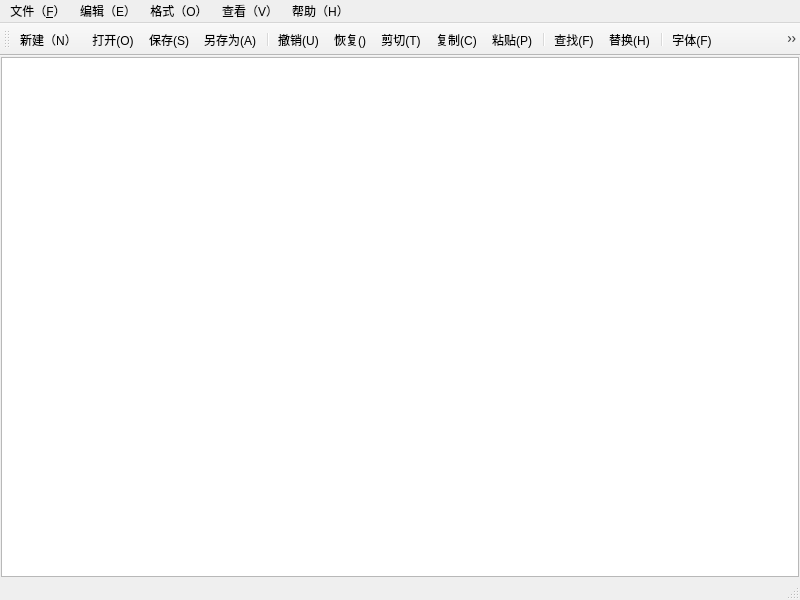
<?xml version="1.0" encoding="UTF-8"?>
<ui version="4.0">
 <class>MainWindow</class>
 <widget class="QMainWindow" name="MainWindow">
  <property name="geometry">
   <rect>
    <x>0</x>
    <y>0</y>
    <width>800</width>
    <height>600</height>
   </rect>
  </property>
  <property name="windowTitle">
   <string>MainWindow</string>
  </property>
  <widget class="QWidget" name="centralwidget">
   <layout class="QVBoxLayout" name="verticalLayout">
    <property name="spacing">
     <number>0</number>
    </property>
    <property name="leftMargin">
     <number>1</number>
    </property>
    <property name="topMargin">
     <number>1</number>
    </property>
    <property name="rightMargin">
     <number>1</number>
    </property>
    <property name="bottomMargin">
     <number>1</number>
    </property>
    <item>
     <widget class="CodeEditor" name="textEdit"/>
    </item>
   </layout>
  </widget>
  <widget class="QMenuBar" name="menubar">
   <property name="geometry">
    <rect>
     <x>0</x>
     <y>0</y>
     <width>800</width>
     <height>21</height>
    </rect>
   </property>
   <widget class="QMenu" name="menu">
    <property name="title">
     <string>文件（&amp;F）</string>
    </property>
    <addaction name="actionNew"/>
    <addaction name="actionOpen"/>
    <addaction name="actionSave"/>
    <addaction name="actionSaveAs"/>
    <addaction name="separator"/>
    <addaction name="actionExit"/>
   </widget>
   <widget class="QMenu" name="menu_E">
    <property name="title">
     <string>编辑（E）</string>
    </property>
    <addaction name="actionUndo"/>
    <addaction name="actionRedo"/>
    <addaction name="actionCut"/>
    <addaction name="actionCopy"/>
    <addaction name="actionPaste"/>
    <addaction name="separator"/>
    <addaction name="actionFind"/>
    <addaction name="actionReplace"/>
    <addaction name="separator"/>
    <addaction name="actionSelectAll"/>
   </widget>
   <widget class="QMenu" name="menu_O">
    <property name="title">
     <string>格式（O）</string>
    </property>
    <addaction name="actionLineWrap"/>
    <addaction name="actionLineNumbers"/>
    <addaction name="actionFont"/>
    <addaction name="actionTextColor"/>
    <addaction name="separator"/>
    <addaction name="actionTextBackgroundColor"/>
    <addaction name="actionBackgroundColor"/>
   </widget>
   <widget class="QMenu" name="menu_V">
    <property name="title">
     <string>查看（V）</string>
    </property>
    <addaction name="actionToolbar"/>
    <addaction name="actionStatusBar"/>
   </widget>
   <widget class="QMenu" name="menu_H">
    <property name="title">
     <string>帮助（H）</string>
    </property>
    <addaction name="actionAbout"/>
   </widget>
   <addaction name="menu"/>
   <addaction name="menu_E"/>
   <addaction name="menu_O"/>
   <addaction name="menu_V"/>
   <addaction name="menu_H"/>
  </widget>
  <widget class="QStatusBar" name="statusbar"/>
  <widget class="QToolBar" name="toolBar">
   <property name="windowTitle">
    <string>toolBar</string>
   </property>
   <attribute name="toolBarArea">
    <enum>TopToolBarArea</enum>
   </attribute>
   <attribute name="toolBarBreak">
    <bool>false</bool>
   </attribute>
   <addaction name="actionNew"/>
   <addaction name="actionOpen"/>
   <addaction name="actionSave"/>
   <addaction name="actionSaveAs"/>
   <addaction name="separator"/>
   <addaction name="actionUndo"/>
   <addaction name="actionRedo"/>
   <addaction name="actionCut"/>
   <addaction name="actionCopy"/>
   <addaction name="actionPaste"/>
   <addaction name="separator"/>
   <addaction name="actionFind"/>
   <addaction name="actionReplace"/>
   <addaction name="separator"/>
   <addaction name="actionFont"/>
   <addaction name="actionLineNumbers"/>
   <addaction name="actionLineWrap"/>
   <addaction name="separator"/>
   <addaction name="actionToolbar"/>
   <addaction name="actionStatusBar"/>
  </widget>
  <action name="actionNew">
   <property name="icon">
    <iconset resource="notepad.qrc">
     <normaloff>:/ruanjian/qtapp/MyNotepad/img/new.png</normaloff>:/ruanjian/qtapp/MyNotepad/img/new.png</iconset>
   </property>
   <property name="text">
    <string>新建（&amp;N）</string>
   </property>
   <property name="toolTip">
    <string>新建</string>
   </property>
   <property name="shortcut">
    <string>Ctrl+N</string>
   </property>
   <property name="menuRole">
    <enum>QAction::MenuRole::NoRole</enum>
   </property>
  </action>
  <action name="actionOpen">
   <property name="icon">
    <iconset resource="notepad.qrc">
     <normaloff>:/ruanjian/qtapp/MyNotepad/img/OpenFile.png</normaloff>:/ruanjian/qtapp/MyNotepad/img/OpenFile.png</iconset>
   </property>
   <property name="text">
    <string>打开(&amp;O)</string>
   </property>
   <property name="toolTip">
    <string>打开</string>
   </property>
   <property name="shortcut">
    <string>Ctrl+O</string>
   </property>
   <property name="menuRole">
    <enum>QAction::MenuRole::NoRole</enum>
   </property>
  </action>
  <action name="actionSave">
   <property name="icon">
    <iconset resource="notepad.qrc">
     <normaloff>:/ruanjian/qtapp/MyNotepad/img/save.png</normaloff>:/ruanjian/qtapp/MyNotepad/img/save.png</iconset>
   </property>
   <property name="text">
    <string>保存(&amp;S)</string>
   </property>
   <property name="toolTip">
    <string>保存</string>
   </property>
   <property name="menuRole">
    <enum>QAction::MenuRole::NoRole</enum>
   </property>
  </action>
  <action name="actionSaveAs">
   <property name="icon">
    <iconset resource="notepad.qrc">
     <normaloff>:/ruanjian/qtapp/MyNotepad/img/save-as.png</normaloff>:/ruanjian/qtapp/MyNotepad/img/save-as.png</iconset>
   </property>
   <property name="text">
    <string>另存为(&amp;A)</string>
   </property>
   <property name="toolTip">
    <string>另存为</string>
   </property>
   <property name="menuRole">
    <enum>QAction::MenuRole::NoRole</enum>
   </property>
  </action>
  <action name="actionExit">
   <property name="icon">
    <iconset resource="notepad.qrc">
     <normaloff>:/ruanjian/qtapp/MyNotepad/img/exit.png</normaloff>:/ruanjian/qtapp/MyNotepad/img/exit.png</iconset>
   </property>
   <property name="text">
    <string>退出(&amp;X)</string>
   </property>
   <property name="toolTip">
    <string>退出</string>
   </property>
   <property name="menuRole">
    <enum>QAction::MenuRole::NoRole</enum>
   </property>
  </action>
  <action name="actionUndo">
   <property name="icon">
    <iconset resource="notepad.qrc">
     <normaloff>:/ruanjian/qtapp/MyNotepad/img/undo.png</normaloff>:/ruanjian/qtapp/MyNotepad/img/undo.png</iconset>
   </property>
   <property name="text">
    <string>撤销(&amp;U)</string>
   </property>
   <property name="toolTip">
    <string>撤销</string>
   </property>
   <property name="shortcut">
    <string>Ctrl+Z</string>
   </property>
   <property name="menuRole">
    <enum>QAction::MenuRole::NoRole</enum>
   </property>
  </action>
  <action name="actionCut">
   <property name="icon">
    <iconset resource="notepad.qrc">
     <normaloff>:/ruanjian/qtapp/MyNotepad/img/cut.png</normaloff>:/ruanjian/qtapp/MyNotepad/img/cut.png</iconset>
   </property>
   <property name="text">
    <string>剪切(&amp;T)</string>
   </property>
   <property name="toolTip">
    <string>剪切</string>
   </property>
   <property name="shortcut">
    <string>Ctrl+X</string>
   </property>
   <property name="menuRole">
    <enum>QAction::MenuRole::NoRole</enum>
   </property>
  </action>
  <action name="actionCopy">
   <property name="icon">
    <iconset resource="notepad.qrc">
     <normaloff>:/ruanjian/qtapp/MyNotepad/img/copy.png</normaloff>:/ruanjian/qtapp/MyNotepad/img/copy.png</iconset>
   </property>
   <property name="text">
    <string>复制(&amp;C)</string>
   </property>
   <property name="toolTip">
    <string>复制</string>
   </property>
   <property name="shortcut">
    <string>Ctrl+C</string>
   </property>
   <property name="menuRole">
    <enum>QAction::MenuRole::NoRole</enum>
   </property>
  </action>
  <action name="actionPaste">
   <property name="icon">
    <iconset resource="notepad.qrc">
     <normaloff>:/ruanjian/qtapp/MyNotepad/img/paste.png</normaloff>:/ruanjian/qtapp/MyNotepad/img/paste.png</iconset>
   </property>
   <property name="text">
    <string>粘贴(&amp;P)</string>
   </property>
   <property name="toolTip">
    <string>粘贴</string>
   </property>
   <property name="shortcut">
    <string>Ctrl+V</string>
   </property>
   <property name="menuRole">
    <enum>QAction::MenuRole::NoRole</enum>
   </property>
  </action>
  <action name="actionFind">
   <property name="icon">
    <iconset resource="notepad.qrc">
     <normaloff>:/ruanjian/qtapp/MyNotepad/img/find.png</normaloff>:/ruanjian/qtapp/MyNotepad/img/find.png</iconset>
   </property>
   <property name="text">
    <string>查找(&amp;F)</string>
   </property>
   <property name="toolTip">
    <string>查找</string>
   </property>
   <property name="shortcut">
    <string>Ctrl+F</string>
   </property>
   <property name="menuRole">
    <enum>QAction::MenuRole::NoRole</enum>
   </property>
  </action>
  <action name="actionReplace">
   <property name="icon">
    <iconset resource="notepad.qrc">
     <normaloff>:/ruanjian/qtapp/MyNotepad/img/replace.png</normaloff>:/ruanjian/qtapp/MyNotepad/img/replace.png</iconset>
   </property>
   <property name="text">
    <string>替换(&amp;H)</string>
   </property>
   <property name="toolTip">
    <string>替换</string>
   </property>
   <property name="shortcut">
    <string>Ctrl+H</string>
   </property>
   <property name="menuRole">
    <enum>QAction::MenuRole::NoRole</enum>
   </property>
  </action>
  <action name="actionFont">
   <property name="icon">
    <iconset resource="notepad.qrc">
     <normaloff>:/ruanjian/qtapp/MyNotepad/img/font.png</normaloff>:/ruanjian/qtapp/MyNotepad/img/font.png</iconset>
   </property>
   <property name="text">
    <string>字体(&amp;F)</string>
   </property>
   <property name="toolTip">
    <string>字体</string>
   </property>
   <property name="menuRole">
    <enum>QAction::MenuRole::NoRole</enum>
   </property>
  </action>
  <action name="actionLineWrap">
   <property name="checkable">
    <bool>true</bool>
   </property>
   <property name="icon">
    <iconset resource="notepad.qrc">
     <normaloff>:/ruanjian/qtapp/MyNotepad/img/wrap.png</normaloff>:/ruanjian/qtapp/MyNotepad/img/wrap.png</iconset>
   </property>
   <property name="text">
    <string>自动换行(&amp;W)</string>
   </property>
   <property name="toolTip">
    <string>自动换行</string>
   </property>
   <property name="menuRole">
    <enum>QAction::MenuRole::NoRole</enum>
   </property>
  </action>
  <action name="actionToolbar">
   <property name="checkable">
    <bool>true</bool>
   </property>
   <property name="icon">
    <iconset resource="notepad.qrc">
     <normaloff>:/ruanjian/qtapp/MyNotepad/img/tool.png</normaloff>:/ruanjian/qtapp/MyNotepad/img/tool.png</iconset>
   </property>
   <property name="text">
    <string>工具栏(&amp;T)</string>
   </property>
   <property name="toolTip">
    <string>工具栏</string>
   </property>
   <property name="menuRole">
    <enum>QAction::MenuRole::NoRole</enum>
   </property>
  </action>
  <action name="actionStatusBar">
   <property name="checkable">
    <bool>true</bool>
   </property>
   <property name="icon">
    <iconset resource="notepad.qrc">
     <normaloff>:/ruanjian/qtapp/MyNotepad/img/state.png</normaloff>:/ruanjian/qtapp/MyNotepad/img/state.png</iconset>
   </property>
   <property name="text">
    <string>状态栏(&amp;S)</string>
   </property>
   <property name="toolTip">
    <string>状态栏</string>
   </property>
   <property name="menuRole">
    <enum>QAction::MenuRole::NoRole</enum>
   </property>
  </action>
  <action name="actionRedo">
   <property name="icon">
    <iconset resource="notepad.qrc">
     <normaloff>:/ruanjian/qtapp/MyNotepad/img/redo.png</normaloff>:/ruanjian/qtapp/MyNotepad/img/redo.png</iconset>
   </property>
   <property name="text">
    <string>恢复(&amp;)</string>
   </property>
   <property name="toolTip">
    <string>恢复</string>
   </property>
   <property name="shortcut">
    <string>Ctrl+Shift+Z</string>
   </property>
   <property name="menuRole">
    <enum>QAction::MenuRole::NoRole</enum>
   </property>
  </action>
  <action name="actionSelectAll">
   <property name="icon">
    <iconset resource="notepad.qrc">
     <normaloff>:/ruanjian/qtapp/MyNotepad/img/select-all.png</normaloff>:/ruanjian/qtapp/MyNotepad/img/select-all.png</iconset>
   </property>
   <property name="text">
    <string>全选(&amp;A)</string>
   </property>
   <property name="toolTip">
    <string>全选</string>
   </property>
   <property name="shortcut">
    <string>Ctrl+V</string>
   </property>
   <property name="menuRole">
    <enum>QAction::MenuRole::NoRole</enum>
   </property>
  </action>
  <action name="actionAbout">
   <property name="icon">
    <iconset resource="notepad.qrc">
     <normaloff>:/ruanjian/qtapp/MyNotepad/img/about.png</normaloff>:/ruanjian/qtapp/MyNotepad/img/about.png</iconset>
   </property>
   <property name="text">
    <string>关于(&amp;A)</string>
   </property>
   <property name="toolTip">
    <string>关于</string>
   </property>
   <property name="menuRole">
    <enum>QAction::MenuRole::NoRole</enum>
   </property>
  </action>
  <action name="actionLineNumbers">
   <property name="checkable">
    <bool>true</bool>
   </property>
   <property name="icon">
    <iconset resource="notepad.qrc">
     <normaloff>:/ruanjian/qtapp/MyNotepad/img/show_line.png</normaloff>:/ruanjian/qtapp/MyNotepad/img/show_line.png</iconset>
   </property>
   <property name="text">
    <string>显示行号(&amp;L)</string>
   </property>
   <property name="toolTip">
    <string>显示行号</string>
   </property>
   <property name="shortcut">
    <string>Ctrl+L</string>
   </property>
   <property name="menuRole">
    <enum>QAction::MenuRole::NoRole</enum>
   </property>
  </action>
  <action name="actionTextColor">
   <property name="icon">
    <iconset resource="notepad.qrc">
     <normaloff>:/ruanjian/qtapp/MyNotepad/img/fontcolor.png</normaloff>:/ruanjian/qtapp/MyNotepad/img/fontcolor.png</iconset>
   </property>
   <property name="text">
    <string>字体颜色</string>
   </property>
   <property name="toolTip">
    <string>字体颜色</string>
   </property>
   <property name="menuRole">
    <enum>QAction::MenuRole::NoRole</enum>
   </property>
  </action>
  <action name="actionBackgroundColor">
   <property name="icon">
    <iconset resource="notepad.qrc">
     <normaloff>:/ruanjian/qtapp/MyNotepad/img/backgroundcolor.png</normaloff>:/ruanjian/qtapp/MyNotepad/img/backgroundcolor.png</iconset>
   </property>
   <property name="text">
    <string>编辑器背景色</string>
   </property>
   <property name="toolTip">
    <string>编辑器背景色</string>
   </property>
   <property name="menuRole">
    <enum>QAction::MenuRole::NoRole</enum>
   </property>
  </action>
  <action name="actionTextBackgroundColor">
   <property name="icon">
    <iconset resource="notepad.qrc">
     <normaloff>:/ruanjian/qtapp/MyNotepad/img/editor-text-background-color.png</normaloff>:/ruanjian/qtapp/MyNotepad/img/editor-text-background-color.png</iconset>
   </property>
   <property name="text">
    <string>字体背景色</string>
   </property>
   <property name="toolTip">
    <string>字体背景色</string>
   </property>
   <property name="menuRole">
    <enum>QAction::MenuRole::NoRole</enum>
   </property>
  </action>
 </widget>
 <customwidgets>
  <customwidget>
   <class>CodeEditor</class>
   <extends>QPlainTextEdit</extends>
   <header>codeeditor.h</header>
  </customwidget>
 </customwidgets>
 <resources>
  <include location="notepad.qrc"/>
 </resources>
 <connections/>
</ui>
